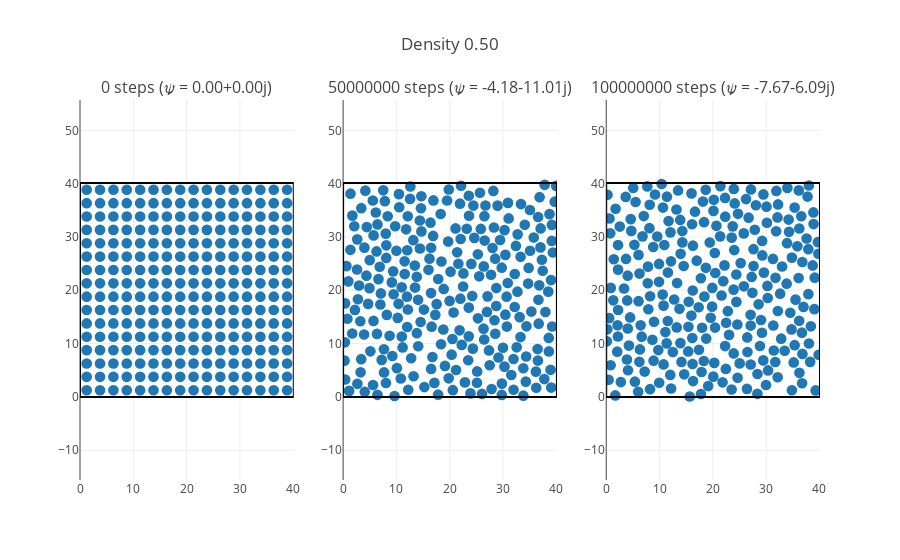
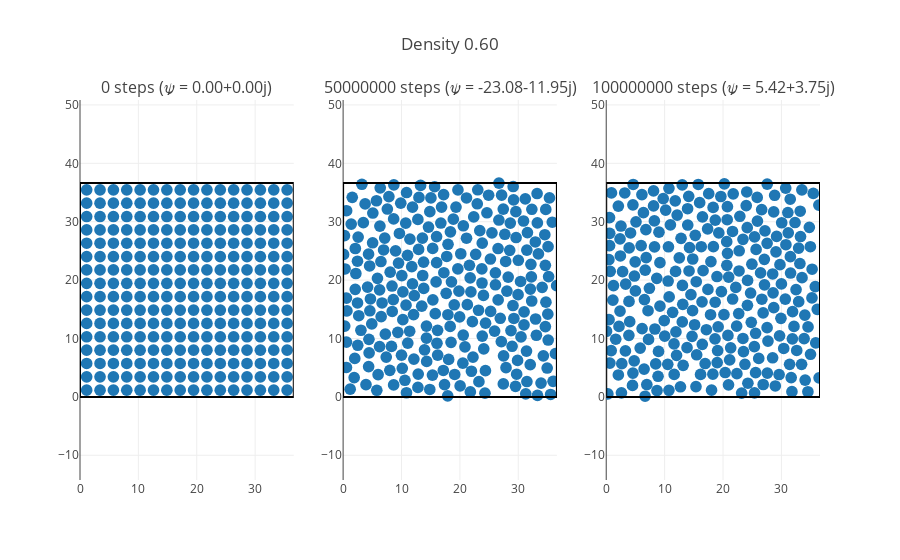
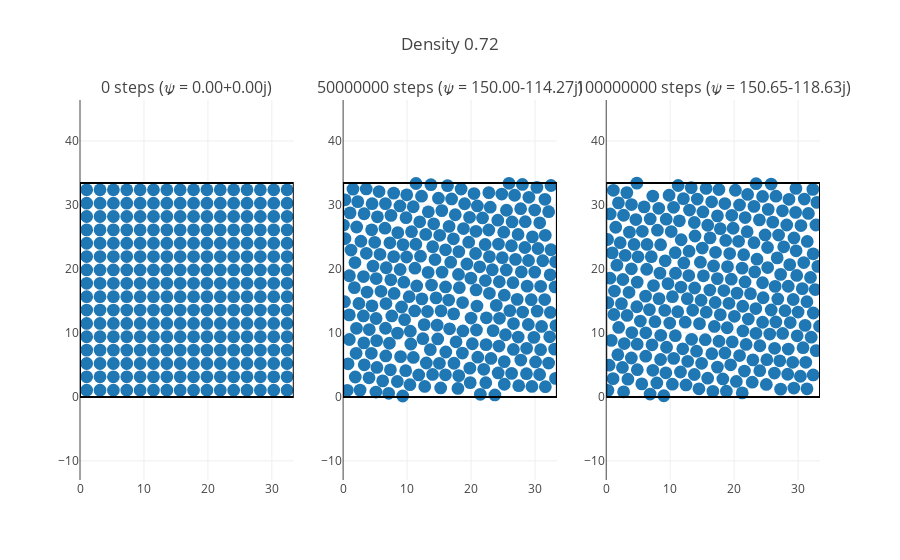

The notebook cell saved with these charts, in order:
### Code cell
DISK_RADIUS = 1.
NUM_DISKS = 16**2
NUM_STEPS = 10**8

densities = [0.5, 0.6, 0.72]

def run_simulation(density):
    sys_size = calculate_system_size(NUM_DISKS, DISK_RADIUS, density)
    sim = Simulation(NUM_DISKS, DISK_RADIUS, sys_size)
    sim.optimize_step_size()  # magic!
    states = [{"state": sim.state.copy(), "steps": 0, "psi": sim.psi()}]
    for _ in range(2):
        sim.run(NUM_STEPS // 2)
        
        states.append({
            "state": sim.state.copy(),
            "steps": sim.steps,
            "psi": sim.psi()
        })
    
    return {
        "density": density,
        "states": states,
        "simulation": sim
    }


with ProcessPoolExecutor() as executor:
    sequences = executor.map(run_simulation, densities)
    
for s in list(sequences):
    plot_sequence(s)
